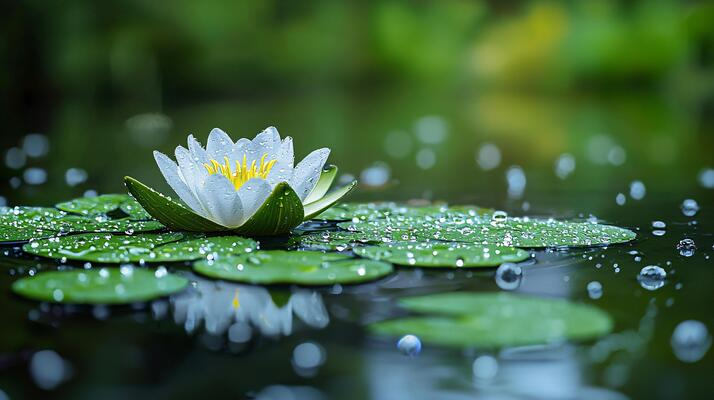
#> input picture 45 days 11 june 2025/Lecture-18 OpenCV first lecture-read-images-video-cameras-blue-edges-and-moree/myimg.jpg, 714 x 400 px
$ python detetc_edges.py
#> lines starting #> are read from the running program, lines starting #| are printed output that depends on the picture; after the words box and inside, x2 and y2 are one past the last pixel; in counts of white or black regions, pixels touching at a corner belong together
import cv2

img = cv2.imread("myimg.jpg")
#> img is the input picture: shape (400, 714, 3); mean B, G, R 64.1, 96.1, 63.8
cv2.imshow("orignal image", img)

detect_edges = cv2.Canny(img, 100, 100)
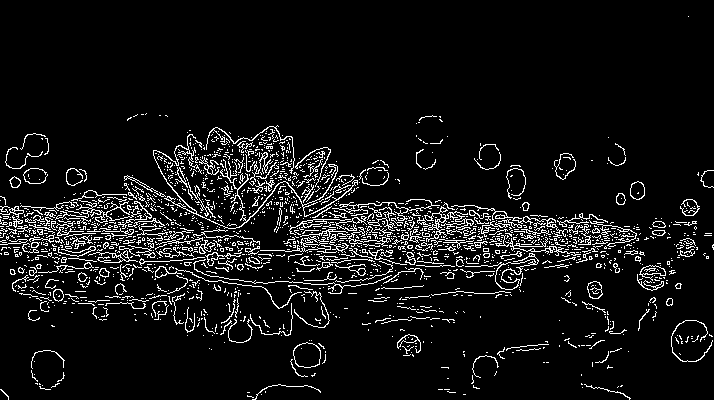
#> detect_edges: shape (400, 714); 7.5% white in thin lines or dots
cv2.imshow("oignal image edges", detect_edges)

gray_img = cv2.cvtColor(img, cv2.COLOR_BGR2GRAY)
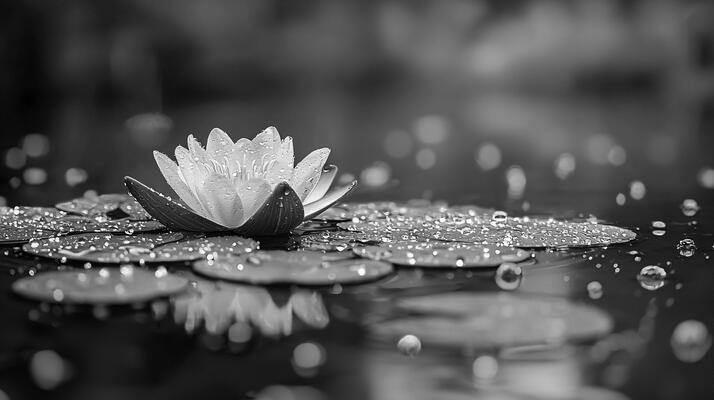
#> gray_img: shape (400, 714); min 0, max 254, mean 82.8
cv2.imshow("gray image", gray_img)

detect_edges_gray = cv2.Canny(gray_img, 300, 300)
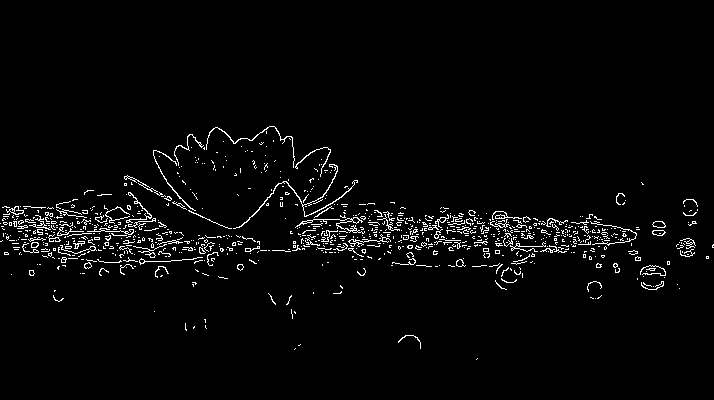
#> detect_edges_gray: shape (400, 714); 2.9% white in thin lines or dots, all inside (x1, y1, x2, y2) = (0, 126, 714, 360)
cv2.imshow("gray image edges", detect_edges_gray)

cv2.waitKey(0)
